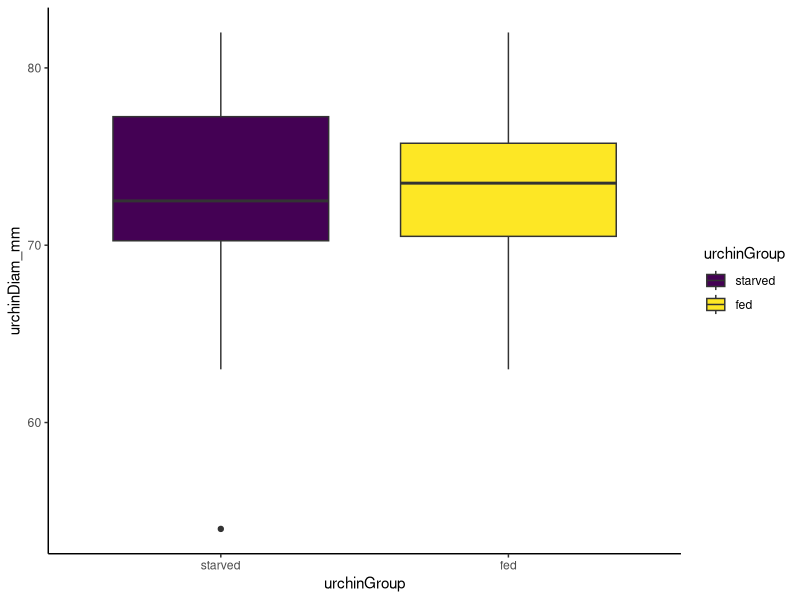
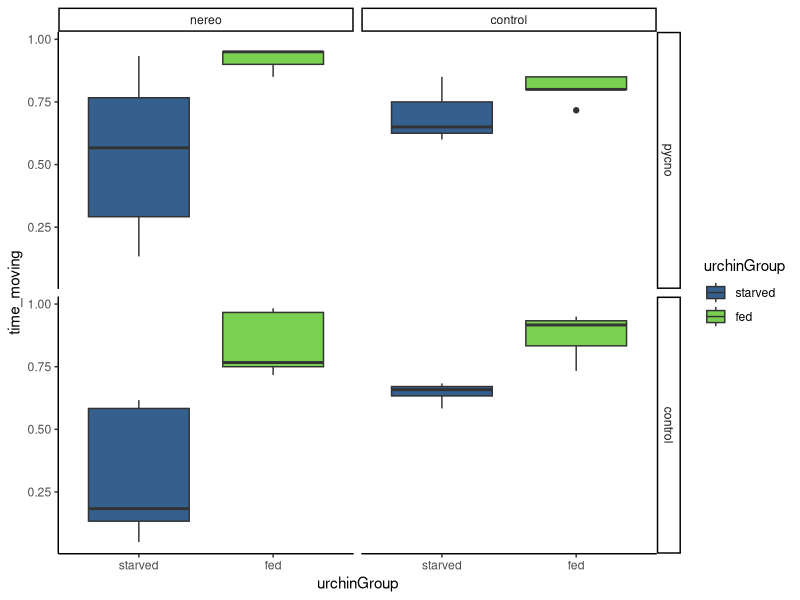
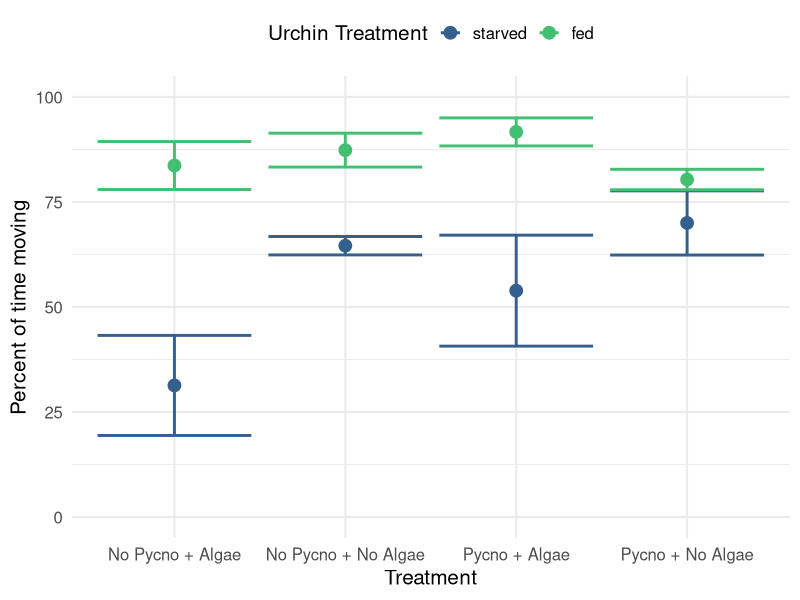

These charts were generated, in order, by the following R code: (Note: this script raises an error after producing the figures.)
#++++++++++++++++++++++++++++++++++++++++++++++++++++++++++++++++++++++++++++++++++
#                                                                                ##
# Pycno-Urchin Dataset 2021 Figure Exploration                                   ##
# Script created 2021-08-31                                                      ##
# Last updated 2021-09-04                                                        ##
# Data source: Ross Whippo                                                       ##
# R code prepared by Ross Whippo                                                 ##
#                                                                                ##
#++++++++++++++++++++++++++++++++++++++++++++++++++++++++++++++++++++++++++++++++++

# SUMMARY:
# A script to QAQC and parse the 2021 pycno-urchin dataset.


# Required Files (check that script is loading latest version):
# trials2021_QAQC.csv

# Associated Scripts:
# trials2021_dataset_QAQC.R
# trials2021_model1.R

# TO DO 

# +++++++++++++++++++++++++++++++++++++++++++++++++++++++++++++++++++++++++++++++++
# TABLE OF CONTENTS                                                            ####
#                                                                                 +
# RECENT CHANGES TO SCRIPT                                                        +
# LOAD PACKAGES                                                                   +
# READ IN DATA                                                                    +
# MANIPULATE DATA                                                                 +
#                                                                                 +
#++++++++++++++++++++++++++++++++++++++++++++++++++++++++++++++++++++++++++++++++++

#++++++++++++++++++++++++++++++++++++++++++++++++++++++++++++++++++++++++++++++++++
# RECENT CHANGES TO SCRIPT                                                     ####
#++++++++++++++++++++++++++++++++++++++++++++++++++++++++++++++++++++++++++++++++++

# 2021-08-31 Script created

#++++++++++++++++++++++++++++++++++++++++++++++++++++++++++++++++++++++++++++++++++
# LOAD PACKAGES                                                                ####
#++++++++++++++++++++++++++++++++++++++++++++++++++++++++++++++++++++++++++++++++++

library(tidyverse)
library(viridis)

# set plot theme
theme_set(theme_classic())

#++++++++++++++++++++++++++++++++++++++++++++++++++++++++++++++++++++++++++++++++++
# READ IN DATA                                                                 ####
#++++++++++++++++++++++++++++++++++++++++++++++++++++++++++++++++++++++++++++++++++

trials2021_Q <- read_csv("Data/2021/trials2021_QAQC.csv", 
                       col_types = cols(algalTreat = col_factor(levels = c("nereo", "control")), 
                                        date = col_character(),  location = col_character(), 
                                        movement = col_character(), 
                                        pycnoTreat = col_factor(levels = c("pycno", "control")), 
                                        tank = col_factor(levels = c("TF1", "TF2")), 
                                        timeBegin = col_character(), timeEnd = col_character(), 
                                        urchinGroup = col_factor(levels = c("starved","fed")),
                                        location = col_factor(levels = c("c", "m", "f"))))

#++++++++++++++++++++++++++++++++++++++++++++++++++++++++++++++++++++++++++++++++++
# MANIPULATE DATA                                                              ####
#++++++++++++++++++++++++++++++++++++++++++++++++++++++++++++++++++++++++++++++++++

# is there a difference in mean test diameter between groups?

diams <- trials2021_Q %>%
  select(trial, urchinGroup, urchinDiam_mm) %>%
  distinct(trial, urchinGroup, urchinDiam_mm)

diams %>%
  ggplot(aes(x = urchinGroup, y = urchinDiam_mm, fill = urchinGroup)) +
  geom_boxplot() +
  scale_fill_viridis(discrete = TRUE)

t.test(urchinDiam_mm ~ urchinGroup, data = diams)

# Welch Two Sample t-test

# data:  urchinDiam_mm by urchinGroup
# t = -1.7371, df = 44.656, p-value = 0.08927
# alternative hypothesis: true difference in means is not equal to 0
# 95 percent confidence interval:
#  -5.9320892  0.4387559
# sample estimates:
#  mean in group starved     mean in group fed 
# 70.92000              73.66667 

# NO, 2.75mm average difference 

# is there a difference in time spent moving among all treatments?

movement <- trials2021_Q %>%
  select(trial, urchinGroup, pycnoTreat, algalTreat, movement) %>%
  filter(movement != "st") %>%
  add_column(move = 1) %>%
  group_by(trial, urchinGroup, pycnoTreat, algalTreat, move) %>%
  count(move) %>%
  mutate(time_moving = n/60)

movement %>%
  ggplot(aes(x = urchinGroup, y = time_moving, fill = urchinGroup)) +
  geom_boxplot() +
  scale_fill_viridis(discrete = TRUE, begin = 0.3, end = 0.8) +
  facet_grid(pycnoTreat ~ algalTreat)

# FHL Talk Figure (starved urchins always moved less)

movement %>%
  mutate(pycnoTreat = ifelse(pycnoTreat == 'pycno', "Pycno", "No Pycno")) %>%
  mutate(algalTreat = ifelse(algalTreat == 'nereo', "Algae", "No Algae")) %>%
  mutate(`Urchin Treatment` = urchinGroup) %>%
  unite("Treatment", pycnoTreat:algalTreat, sep = " + ") %>%
  mutate(`Percent of time moving` = time_moving*100) %>%
  ggplot(aes(x = Treatment, y = `Percent of time moving`, color = `Urchin Treatment`)) +
  scale_color_viridis(discrete = TRUE,
                      begin = 0.3,
                      end = 0.7,
                      option = "viridis") +
    stat_summary(
      geom = "point",
      fun = "mean",
      size = 4,
      shape = 19
    ) +
    geom_errorbar(stat="summary", fun.data="mean_se", size = 1) +
  scale_y_continuous(limits = c(0,100)) +
  theme_minimal(base_size = 15) +
  theme(legend.position = "top") 


urchin_timeseries %>%
  group_by(pycno, ID) %>%
  mutate(cc = cumsum(consumed) * 0.339) %>%
  mutate(Treatment = ifelse(pycno == 'yes', "Pycno", "Control")) %>%
  ggplot(aes(x = hours, y = cc, color = Treatment)) +
  scale_color_viridis(discrete = TRUE,
                      begin = 0.3,
                      end = 0.7,
                      option = "magma") +
  geom_line(aes(group = ID), alpha = 0.3) +
  stat_summary(
    geom = "point",
    fun = "mean",
    size = 4,
    shape = 19
  ) +
  geom_errorbar(stat="summary", fun.data="mean_se", size = 1) +
  scale_y_continuous(name = "Amount of kelp consumed (g)") + 
  theme_minimal(base_size = 15) +
  theme(legend.position = "top") 




# do treatments spend different amounts of time interacting with the signal?

interaction <- trials2021_Q %>%
  select(trial, urchinGroup, pycnoTreat, algalTreat, interaction) %>%
  filter(interaction != "ni") %>%
  add_column(interact = 1) %>%
  group_by(trial, urchinGroup, pycnoTreat, algalTreat, interact) %>%
  count(interact) %>%
  mutate(time_interacting = n/60)

interaction %>%
  ggplot(aes(x = urchinGroup, y = time_interacting, fill = urchinGroup)) +
  geom_boxplot() +
  scale_fill_viridis(discrete = TRUE, begin = 0.3, end = 0.8) +
  facet_grid(pycnoTreat ~ algalTreat)

# FHL Talk Figure

interaction %>%
  mutate(pycnoTreat = ifelse(pycnoTreat == 'pycno', "Pycno", "No Pycno")) %>%
  mutate(algalTreat = ifelse(algalTreat == 'nereo', "Algae", "No Algae")) %>%
  mutate(`Urchin Treatment` = urchinGroup) %>%
  unite("Treatment", pycnoTreat:algalTreat, sep = " + ") %>%
  filter(Treatment %in% c("No Pycno + Algae", "Pycno + Algae")) %>%
  mutate(`Percent of time interacting` = time_interacting*100) %>%
  ggplot(aes(x = Treatment, y = `Percent of time interacting`, color = `Urchin Treatment`)) +
  scale_color_viridis(discrete = TRUE,
                      begin = 0.3,
                      end = 0.7,
                      option = "viridis") +
  stat_summary(
    geom = "point",
    fun = "mean",
    size = 4,
    shape = 19
  ) +
  geom_errorbar(stat="summary", fun.data="mean_se", size = 1) +
  scale_y_continuous(limits = c(0,100)) +
  theme_minimal(base_size = 15) +
  theme(legend.position = "top") 

# percent time urchins spent interacting
interact_percent <- interaction %>%
  unite(treats, algalTreat, pycnoTreat, sep = "_") %>%
  filter(treats == 'nereo_pycno') %>%
  group_by(urchinGroup) %>%
  summarise(mean(time_interacting)) 
  

movement %>%
  mutate(pycnoTreat = ifelse(pycnoTreat == 'pycno', "Pycno", "No Pycno")) %>%
  mutate(algalTreat = ifelse(algalTreat == 'nereo', "Algae", "No Algae")) %>%
  mutate(`Urchin Treatment` = urchinGroup) %>%
  unite("Treatment", pycnoTreat:algalTreat, sep = " + ") %>%
  mutate(`Percent of time moving` = time_moving*100) %>%
  ggplot(aes(x = Treatment, y = `Percent of time moving`, color = `Urchin Treatment`)) +
  scale_color_viridis(discrete = TRUE,
                      begin = 0.3,
                      end = 0.7,
                      option = "viridis") +
  stat_summary(
    geom = "point",
    fun = "mean",
    size = 4,
    shape = 19
  ) +
  geom_errorbar(stat="summary", fun.data="mean_se", size = 1) +
  scale_y_continuous(limits = c(0,100)) +
  theme_minimal(base_size = 15) +
  theme(legend.position = "top") 


# do urchin spend different amounts of time in distance zones among treatments?

location <- trials2021_Q %>%
  select(trial, urchinGroup, pycnoTreat, algalTreat, location) %>%
  add_column(locate = 1) %>%
  group_by(trial, urchinGroup, pycnoTreat, algalTreat, location) %>%
  count(locate) %>%
  mutate(time_spent = n/60)
location$location <- factor(location$location, levels = c("c", "m", "f"))

location %>%
  ggplot(aes(x = location, y = time_spent, fill = urchinGroup)) +
  geom_boxplot() +
  scale_fill_viridis(discrete = TRUE, begin = 0.3, end = 0.8) +
  facet_grid(pycnoTreat ~ algalTreat)

# is there a difference in movement + location?

move_loc <- trials2021_Q %>%
  select(trial, urchinGroup, pycnoTreat, algalTreat, movement, location) %>%
  mutate(moves = case_when(movement == "ma" ~ "moving",
                           movement == "mp" ~ "moving",
                           movement == "mt" ~ "moving",
                           movement == "st" ~ "still")) %>%
  unite(mov_loc, moves, location, sep = "_") %>%
  add_column(place = 1) %>%
  group_by(trial, urchinGroup, pycnoTreat, algalTreat, mov_loc) %>%
  count(place) %>%
  mutate(time_spent = n/60) 
move_loc$mov_loc <- factor(move_loc$mov_loc, levels = c("moving_c", "still_c", "moving_m", "still_m", "moving_f", "still_f"))

move_loc %>%
  ggplot(aes(x = mov_loc, y = time_spent, fill = urchinGroup)) +
  geom_boxplot() +
  scale_fill_viridis(discrete = TRUE, begin = 0.3, end = 0.8) +
  facet_wrap(pycnoTreat ~ algalTreat)

# What does movment look like over the course of an hour for each treatment?

time_move <- trials2021_Q %>%
  select(trial, urchinGroup, pycnoTreat, algalTreat, timePoint_min, distance_cm) %>%
  group_by(trial) %>%
  unite(treatment, pycnoTreat, algalTreat, sep = "_") %>%
  mutate(treatment = factor(treatment))


time_move %>%
  ggplot(aes(x = timePoint_min, y = distance_cm, fill = treatment, group = treatment)) +
  geom_point() +
  geom_smooth(method = "loess") +
  scale_fill_viridis(discrete = TRUE) +
  facet_wrap(.~ urchinGroup)

# direct comparison to Belleza et al 2021 Figure 2

NMIOdata <- trials2021_Q %>%
  select(trial, urchinGroup, pycnoTreat, algalTreat, movement, location, interaction) %>%
#  mutate(still = movement) %>%
#  mutate(recode(still, 'st' = 1,
#                'ma' = 0,
#                'mt' = 0,
#                'mp' = 0), 
#         .keep = 'unused') %>%
#  rename('still' = 'recode(still, st = 1, ma = 0, mt = 0, mp = 0)') %>%
#  mutate(still = as.character(still)) %>%
  pivot_longer(cols = c(movement, location, interaction),
               names_to = "behavior",
               values_to = "value") %>%
  mutate(recode(value, 'i' = 1,
         'ma' = 1,
         'mt' = 1,
         'mp' = 1,
         'c' = 1,
         'm' = 1,
         'ni' = 0,
         'f' = 0,
         'st' = 0)) %>%
        # '0' = 0,
        # '1' = 1)) %>%
  rename('count' = 'recode(...)') %>%
  group_by(trial, urchinGroup, pycnoTreat, algalTreat, behavior) %>%
  summarise(sum(`count`)) %>%
  rename('count' = 'sum(count)') %>%
  unite('treatment', pycnoTreat, algalTreat, sep = "-")
  
# IRM Figure after existing movement literature

ggplot(NMIOdata, aes(x = behavior, y = count, fill = urchinGroup)) +
  geom_boxplot() +
  theme_linedraw() +
  scale_fill_viridis(discrete = TRUE, begin = 0.2, end = 0.8) +
  facet_grid(.~treatment) +
  labs(y = "minutes") + 
  scale_x_discrete(labels = c("interacting", "ROI", "moving"))

# reorganized IRM figure from grad student feedback

# New facet label names for treatment variable
treat_labs <- c(
  'control-control' = "control",
  'control-nereo' = "nereo",
  'pycno-control' = "pycno",
  'pycno-nereo' = "nereo + pycno")

# standard error function 
MinMeanSEMMax <- function(x) {
  v <- c(min(x), mean(x) - sd(x)/sqrt(length(x)), mean(x), mean(x) + sd(x)/sqrt(length(x)), max(x))
  names(v) <- c("ymin", "lower", "middle", "upper", "ymax")
  v
}

ggplot(NMIOdata, aes(y = count, fill = urchinGroup)) +
  geom_boxplot() +
  theme_linedraw() +
  theme(axis.ticks.x = element_blank(),
        axis.text.x = element_blank()) +
  scale_fill_viridis(discrete = TRUE, begin = 0.2, end = 0.8) +
  facet_grid(behavior~treatment, labeller = labeller(treatment = treat_labs)) +
  labs(y = "percent time") + 
  scale_y_continuous(breaks = seq(0, 60, len = 3), labels = function(x) paste0((x/60)*100, "%")) 
  

# numerical values

# algae only interaction times

NMIOdata %>%
  filter(behavior == "interaction") %>%
  filter(treatment == "control-nereo") %>%
  group_by(urchinGroup) %>%
  summarise(mean(count), median(count), sd(count))
NMIOdata %>%
  filter(behavior == "interaction") %>%
  filter(treatment == "control-nereo") %>%
  group_by(urchinGroup) %>%
  summarise(sd(count)/sqrt(length(count)))

# algae pycno interaction times

NMIOdata %>%
  filter(behavior == "interaction") %>%
  filter(treatment == "pycno-nereo") %>%
  group_by(urchinGroup) %>%
  summarise(mean(count), median(count), sd(count))
NMIOdata %>%
  filter(behavior == "interaction") %>%
  filter(treatment == "pycno-nereo") %>%
  group_by(urchinGroup) %>%
  summarise(sd(count)/sqrt(length(count)))
  
# time spent in ROI algae only

NMIOdata %>%
  filter(behavior == "location") %>%
  filter(treatment == "control-nereo") %>%
  group_by(urchinGroup) %>%
  summarise(mean(count), median(count), sd(count))
NMIOdata %>%
  filter(behavior == "location") %>%
  filter(treatment == "control-nereo") %>%
  group_by(urchinGroup) %>%
  summarise(sd(count)/sqrt(length(count)))

# time spent in ROI algae and pycno

NMIOdata %>%
  filter(behavior == "location") %>%
  filter(treatment == "pycno-nereo") %>%
  group_by(urchinGroup) %>%
  summarise(mean(count), median(count), sd(count))
NMIOdata %>%
  filter(behavior == "location") %>%
  filter(treatment == "pycno-nereo") %>%
  group_by(urchinGroup) %>%
  summarise(sd(count)/sqrt(length(count)))

# time spent moving algae and pycno

NMIOdata %>%
  filter(behavior == "movement") %>%
  filter(treatment == "pycno-nereo") %>%
  group_by(urchinGroup) %>%
  summarise(mean(count), median(count), sd(count))
NMIOdata %>%
  filter(behavior == "movement") %>%
  filter(treatment == "pycno-nereo") %>%
  group_by(urchinGroup) %>%
  summarise(sd(count)/sqrt(length(count)))


  ############### SUBSECTION HERE

####
#<<<<<<<<<<<<<<<<<<<<<<<<<<END OF SCRIPT>>>>>>>>>>>>>>>>>>>>>>>>#

# SCRATCH PAD ####
